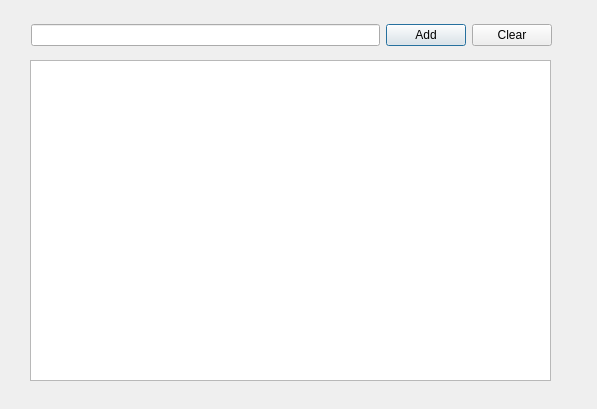
<?xml version="1.0" encoding="UTF-8"?>
<ui version="4.0">
 <class>Dialog</class>
 <widget class="QDialog" name="Dialog">
  <property name="geometry">
   <rect>
    <x>0</x>
    <y>0</y>
    <width>597</width>
    <height>409</height>
   </rect>
  </property>
  <property name="windowTitle">
   <string>Dialog</string>
  </property>
  <widget class="QTextBrowser" name="textBrowser">
   <property name="geometry">
    <rect>
     <x>30</x>
     <y>60</y>
     <width>521</width>
     <height>321</height>
    </rect>
   </property>
  </widget>
  <widget class="QWidget" name="">
   <property name="geometry">
    <rect>
     <x>31</x>
     <y>20</y>
     <width>521</width>
     <height>31</height>
    </rect>
   </property>
   <layout class="QHBoxLayout" name="horizontalLayout">
    <item>
     <widget class="QLineEdit" name="lineEdit"/>
    </item>
    <item>
     <widget class="QPushButton" name="pushButton">
      <property name="text">
       <string>Add</string>
      </property>
     </widget>
    </item>
    <item>
     <widget class="QPushButton" name="pushButton_2">
      <property name="text">
       <string>Clear</string>
      </property>
     </widget>
    </item>
   </layout>
  </widget>
 </widget>
 <resources/>
 <connections/>
</ui>
